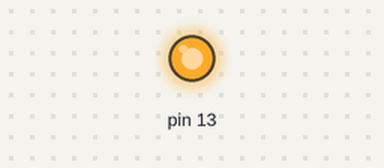
A sketch run on a simulated Arduino Uno, built with avr-gcc and run on an emulated ATmega328P. On the bench: output pins drawn as LEDs (lit = HIGH). The modem accepts every AT command (registered, SIM ready, sends succeed) and sends nothing else; what the sketch prints to the serial monitor is not drawn.

Above: at 4.0 s.
At 7.5 s:
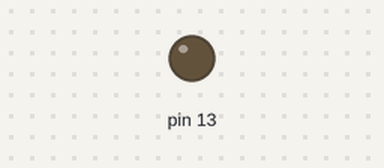
Timing chart, 0 to 11.1 s (numbered marks = the images above):
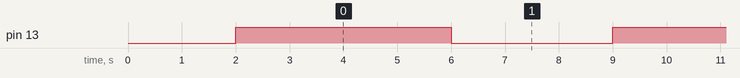

Measured:
- by itself, pin 13: alternates HIGH for 4.0 s and LOW for 3.0 s

The sketch:

loop_answer.ino
```cpp
#include<SoftwareSerial.h>
#include<Wire.h>

SoftwareSerial mygsm(7,8);

void setup() {
  // put your setup code here, to run once:
  pinMode(13, OUTPUT);
  Serial.begin(115200);
  mygsm.begin(115200);
  // Perintah Module
  Serial.println("Connecting To Server........");
  mygsm.println("AT+CNMP=13");
  delay(2000);


}

void loop() {
  // put your main code here, to run repeatedly:
  // melakukan terima memanggil
  digitalWrite(13,HIGH);
  delay(3000);
  //mygsm.println("ATA");

  mygsm.println("AT+COPS?");
  mygsm.write(Serial.read());
  delay(1000);
  digitalWrite(13,LOW);
  delay(3000);
}
```
